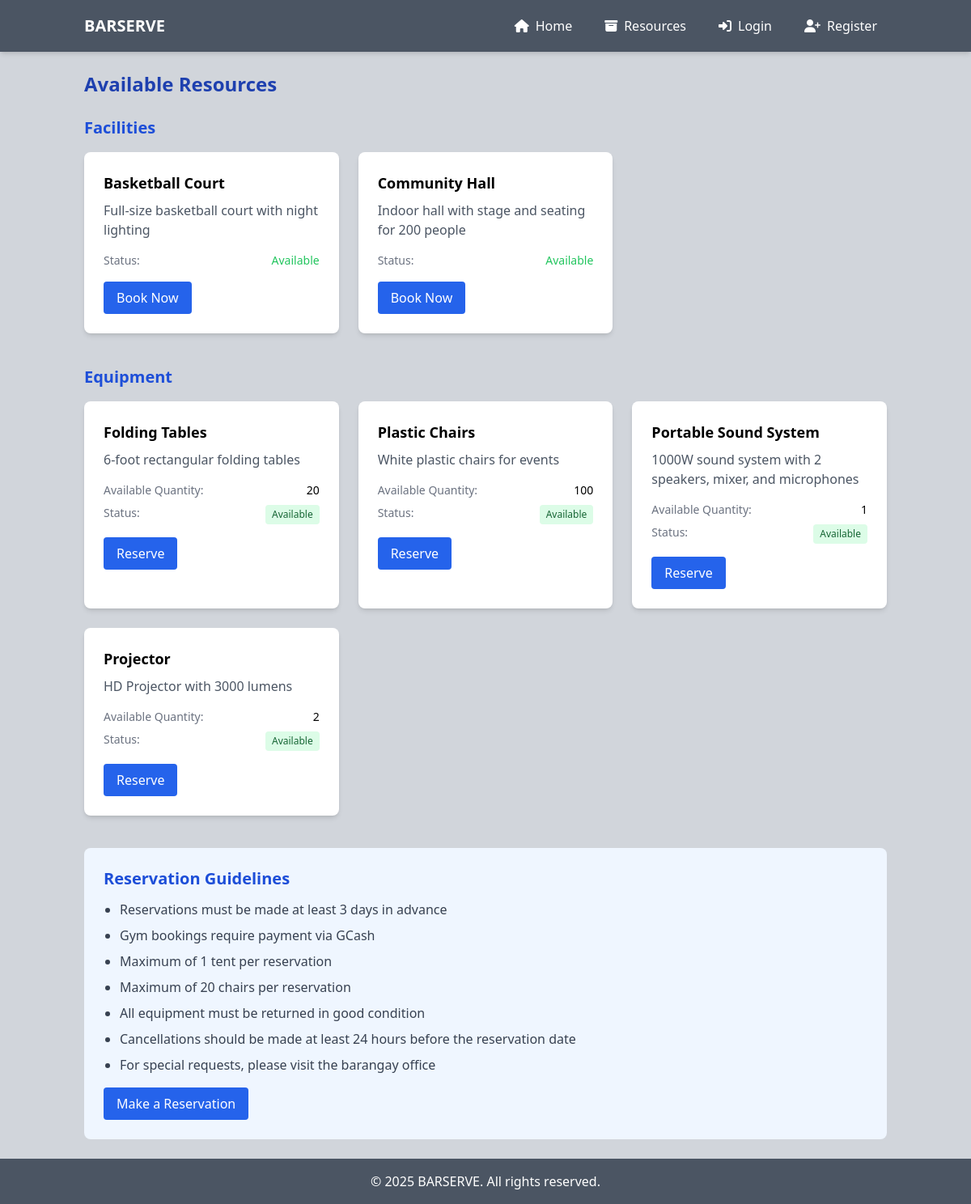
Page /index?page=resources on the earlier database version.
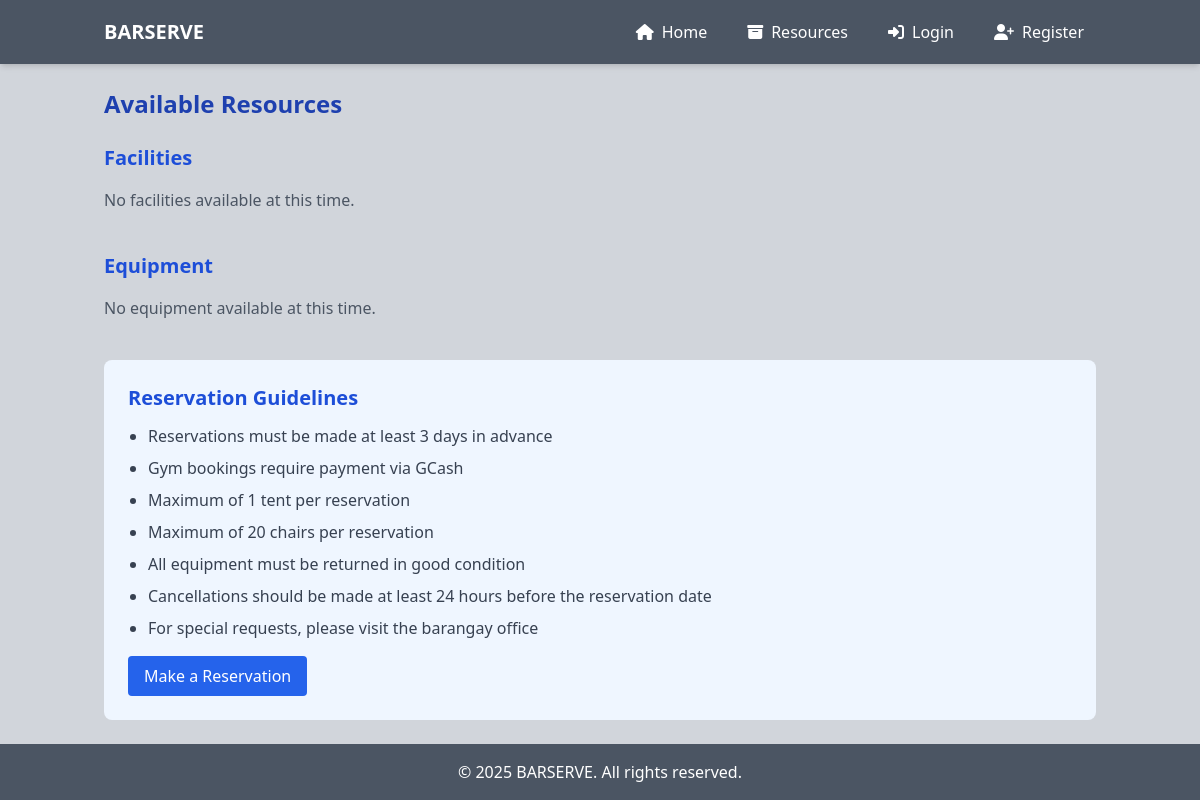
Same page on the later database version.
### tables this page shows
CREATE TABLE `resources` (
  `id` int(11) NOT NULL,
  `name` varchar(100) NOT NULL,
  `description` text NOT NULL,
  `category` enum('facility','equipment') NOT NULL,
  `quantity` int(11) NOT NULL DEFAULT 1,
  `status` enum('active','inactive') NOT NULL DEFAULT 'active',
  `availability` enum('available','reserved','maintenance') NOT NULL DEFAULT 'available',
  `requires_payment` tinyint(1) NOT NULL DEFAULT 0,
  `payment_amount` decimal(10,2) DEFAULT NULL,
  `created_at` datetime NOT NULL DEFAULT current_timestamp(),
  `updated_at` datetime NOT NULL DEFAULT current_timestamp() ON UPDATE current_timestamp(),
  `image` varchar(255) NOT NULL
);

### includes/functions.php (called while the page is built, shortened)
<?php
function isLoggedIn() {
    return isset($_SESSION['user_id']);
}
?>

### pages/resources.php (the view, shortened to what this page needs)
<?php
try {
    $stmt = $db->prepare("
        SELECT r.*,
            CASE
                WHEN r.category = 'equipment' THEN
                    r.quantity - IFNULL((
                        SELECT SUM(ri.quantity)
                        FROM reservation_items ri
                        JOIN reservations res ON ri.reservation_id = res.id
                        WHERE ri.resource_id = r.id AND res.status IN ('pending', 'approved', 'for_delivery', 'for_pickup')
                    ), 0)
                ELSE r.quantity
            END as available_quantity,
            CASE
                WHEN r.category = 'facility' THEN
                    (SELECT COUNT(*)
                    FROM reservation_items ri
                    JOIN reservations res ON ri.reservation_id = res.id
                    WHERE ri.resource_id = r.id AND res.status = 'pending')
                ELSE 0
            END as has_pending_reservations,
            CASE
                WHEN r.category = 'facility' THEN
                    (SELECT COUNT(*)
                    FROM reservation_items ri
                    JOIN reservations res ON ri.reservation_id = res.id
                    WHERE ri.resource_id = r.id AND res.status = 'approved')
                ELSE 0
            END as has_approved_reservations
        FROM resources r
        WHERE r.status = 'active'
        ORDER BY r.category, r.name
    ");
    $stmt->execute();
    $resources = $stmt->fetchAll();
    $facilities = [];
    $equipment = [];
    foreach ($resources as $resource) {
        if ($resource['category'] === 'facility') {
            $facilities[] = $resource;
        } else {
            $equipment[] = $resource;
        }
    }
} catch (PDOException $e) {
    echo "Error: " . $e->getMessage();
}
?>
<div class="max-w-6xl mx-auto">
    <h1 class="text-2xl font-bold text-blue-800 mb-6">Available Resources</h1>
    <div class="mb-10">
        <h2 class="text-xl font-semibold text-blue-700 mb-4">Facilities</h2>
        <?php if (empty($facilities)): ?>
            <p class="text-gray-600">No facilities available at this time.</p>
        <?php else: ?>
            <div class="grid grid-cols-1 md:grid-cols-2 lg:grid-cols-3 gap-6">
                <?php foreach ($facilities as $facility): ?>
                    <?php
                    $statusText = ucfirst($facility['availability']);
                    $statusColor = 'text-green-500';
                    $facilityAvailable = true;
                    ?>
                    <div class="bg-white rounded-lg shadow-md overflow-hidden hover:shadow-lg transition duration-300">
                        <div class="p-6">
                            <h3 class="text-lg font-semibold mb-2"><?php echo $facility['name']; ?></h3>
                            <p class="text-gray-600 mb-4"><?php echo $facility['description']; ?></p>
                            <div class="flex justify-between text-sm mb-3">
                                <span class="text-gray-500">Status:</span>
                                <span class="<?php echo $statusColor; ?> font-medium">
                                    <?php echo $statusText; ?>
                                </span>
                            </div>
                            <div class="mt-4">
                                <?php if ($facilityAvailable): ?>
                                    <a href="index.php?page=reservation&resource_id=<?php echo $facility['id']; ?>" class="inline-block px-4 py-2 bg-blue-600 text-white rounded hover:bg-blue-700 transition duration-300">Book Now</a>
                                <?php else: ?>
                                    <button disabled class="inline-block px-4 py-2 bg-gray-300 text-gray-600 rounded cursor-not-allowed">Currently Unavailable</button>
                                <?php endif; ?>
                            </div>
                        </div>
                    </div>
                <?php endforeach; ?>
            </div>
        <?php endif; ?>
    </div>
    <div class="mb-10">
        <h2 class="text-xl font-semibold text-blue-700 mb-4">Equipment</h2>
        <?php if (empty($equipment)): ?>
            <p class="text-gray-600">No equipment available at this time.</p>
        <?php else: ?>
            <div class="grid grid-cols-1 md:grid-cols-2 lg:grid-cols-3 gap-6">
                <?php foreach ($equipment as $item): ?>
                    <div class="bg-white rounded-lg shadow-md overflow-hidden hover:shadow-lg transition duration-300">
                        <div class="p-6">
                            <h3 class="text-lg font-semibold mb-2"><?php echo $item['name']; ?></h3>
                            <p class="text-gray-600 mb-4"><?php echo $item['description']; ?></p>
                            <div class="flex justify-between text-sm mb-2">
                                <span class="text-gray-500">Available Quantity:</span>
                                <span class="font-medium"><?php echo $item['available_quantity']; ?></span>
                            </div>
                            <div class="flex justify-between text-sm mb-3">
                                <span class="text-gray-500">Status:</span>
                                <span class="inline-block px-2 py-1 rounded text-xs font-medium
                                    <?php echo $item['availability'] === 'available' ? 'bg-green-100 text-green-800' : ($item['availability'] === 'reserved' ? 'bg-orange-100 text-orange-800' : 'bg-red-100 text-red-800'); ?>">
                                    <?php echo ucfirst($item['availability']); ?>
                                </span>
                            </div>
                            <div class="mt-4">
                                <?php if ($item['availability'] === 'available' && $item['available_quantity'] > 0): ?>
                                    <a href="index.php?page=reservation&resource_id=<?php echo $item['id']; ?>" class="inline-block px-4 py-2 bg-blue-600 text-white rounded hover:bg-blue-700 transition duration-300">Reserve</a>
                                <?php else: ?>
                                    <button disabled class="inline-block px-4 py-2 bg-gray-300 text-gray-600 rounded cursor-not-allowed">Unavailable</button>
                                <?php endif; ?>
                            </div>
                        </div>
                    </div>
                <?php endforeach; ?>
            </div>
        <?php endif; ?>
    </div>
    <div class="bg-blue-50 rounded-lg p-6">
        <h2 class="text-xl font-semibold text-blue-700 mb-3">Reservation Guidelines</h2>
        <ul class="list-disc pl-5 text-gray-700 space-y-2">
            <li>Reservations must be made at least 3 days in advance</li>
            <li>Gym bookings require payment via GCash</li>
            <li>Maximum of 1 tent per reservation</li>
            <li>Maximum of 20 chairs per reservation</li>
            <li>All equipment must be returned in good condition</li>
            <li>Cancellations should be made at least 24 hours before the reservation date</li>
            <li>For special requests, please visit the barangay office</li>
        </ul>
        <div class="mt-4">
            <a href="index.php?page=reservation" class="inline-block px-4 py-2 bg-blue-600 text-white rounded hover:bg-blue-700 transition duration-300">Make a Reservation</a>
        </div>
    </div>
</div>

### includes/header.php (shortened to what this page needs)
<!DOCTYPE html>
<html lang="en">
<head>
    <script src="js/tailwind.js"></script>
    <link rel="stylesheet" href="includes/css/all.min.css">
</head>
<body class="bg-gray-300 flex flex-col min-h-screen">
    <header class="bg-gray-600 text-white shadow-md">
        <div class="container mx-auto px-4 py-3">
            <div class="flex justify-between items-center">
                <?php if (isLoggedIn()): ?>
                    <?php if (isAdmin()): ?>
                        <a href="index?page=admin" class="text-xl font-bold">BARSERVE - Admin</a>
                    <?php else: ?>
                        <a href="index?page=dashboard" class="text-xl font-bold">BARSERVE</a>
                    <?php endif; ?>
                <?php else: ?>
                    <a href="index" class="text-xl font-bold">BARSERVE</a>
                <?php endif; ?>
                <nav class="hidden md:flex space-x-4">
                    <?php if (!isLoggedIn()): ?>
                    <a href="index" class="hover:bg-gray-700 px-3 py-2 rounded transition duration-200 flex items-center gap-2"><i class="fas fa-home"></i> Home</a>
                    <?php endif; ?>
                    <?php if (isLoggedIn() && isAdmin()): ?>
                        <a href="index?page=admin&section=resources" class="hover:bg-gray-700 px-3 py-2 rounded transition duration-200 flex items-center gap-2"><i class="fas fa-box-archive"></i> Resources</a>
                    <?php else: ?>
                        <a href="index?page=resources" class="hover:bg-gray-700 px-3 py-2 rounded transition duration-200 flex items-center gap-2"><i class="fas fa-box-archive"></i> Resources</a>
                    <?php endif; ?>
                    <?php if (isLoggedIn()): ?>
                        <?php if (!isAdmin()): ?>
                            <a href="index?page=reservation" class="hover:bg-gray-700 px-3 py-2 rounded transition duration-200 flex items-center gap-2"><i class="fas fa-calendar-plus"></i> Make Reservation</a>
                            <a href="index?page=dashboard" class="hover:bg-gray-700 px-3 py-2 rounded transition duration-200 flex items-center gap-2"><i class="fas fa-gauge-high"></i> My Dashboard</a>
                        <?php endif; ?>
                        <?php if (isAdmin()): ?>
                            <a href="index?page=admin" class="hover:bg-gray-700 px-3 py-2 rounded transition duration-200 flex items-center gap-2"><i class="fas fa-user-shield"></i> Admin Panel</a>
                        <?php endif; ?>
                        <div class="notification-dropdown" id="notificationDropdown">
                            <button onclick="toggleNotifications()" class="hover:bg-gray-700 px-3 py-2 rounded transition duration-200 flex items-center gap-2">
                                <i class="fas fa-bell"></i> Notifications
                                <span id="notificationCount" class="notification-badge hidden"></span>
                            </button>
                            <div id="notificationsMenu" class="dropdown-menu hidden notification-menu">
                                <div class="notification-header py-2 px-4 bg-gray-100 flex justify-between items-center">
                                    <h3 class="font-medium text-gray-700">Notifications</h3>
                                    <button onclick="clearAllNotifications()" class="text-xs text-blue-600 hover:text-blue-800">Clear all</button>
                                </div>
                                <div id="notificationsList" class="max-h-80 overflow-y-auto">
                                    <div class="notification-loading p-4 text-center text-gray-500">
                                        <i class="fas fa-spinner fa-spin mr-2"></i> Loading...
                                    </div>
                                </div>
                                <div class="notification-footer py-2 px-4 bg-gray-100 text-center border-t border-gray-200">
                                </div>
                            </div>
                        </div>
                        <div class="user-dropdown">
                            <button onclick="this.nextElementSibling.classList.toggle('hidden')" class="hover:bg-gray-700 px-3 py-2 rounded transition duration-200 focus:outline-none flex items-center gap-2">
                                <i class="fas fa-user"></i> <?php echo htmlspecialchars($_SESSION['user_name']); ?>
                            </button>
                            <div class="dropdown-menu hidden">
                                <a href="index?page=edit_profile" class="dropdown-item flex items-center gap-2"><i class="fas fa-user-pen"></i> Edit Profile</a>
                                <?php if (!isAdmin()): ?>
                                    <a href="index?page=feedback" class="dropdown-item flex items-center gap-2"><i class="fas fa-comment-dots"></i> Send Feedback</a>
                                <?php endif; ?>
                                <div class="dropdown-divider"></div>
                                <a href="includes/logout" class="dropdown-item flex items-center gap-2"><i class="fas fa-right-from-bracket"></i> Logout</a>
                            </div>
                        </div>
                    <?php else: ?>
                        <a href="index?page=login" class="hover:bg-gray-700 px-3 py-2 rounded transition duration-200 flex items-center gap-2"><i class="fas fa-right-to-bracket"></i> Login</a>
                        <a href="index?page=register" class="hover:bg-gray-700 px-3 py-2 rounded transition duration-200 flex items-center gap-2"><i class="fas fa-user-plus"></i> Register</a>
                    <?php endif; ?>
                </nav>
            </div>
        </div>
    </header>
    <main class="container mx-auto px-4 py-6">

### index.php (shortened to what this page needs)
<?php
require_once 'config/database.php';
require_once 'includes/functions.php';
$page = isset($_GET['page']) ? $_GET['page'] : 'home';
include 'includes/header.php';
switch ($page) {
    case 'resources':
        include 'pages/resources.php';
        break;
}
include 'includes/footer.php';
?>

### includes/footer.php (shortened to what this page needs)
</main>
    <footer class="bg-gray-600 text-white py-4 mt-auto">
        <div class="container mx-auto px-4">
            <div class="text-center">
                <p>&copy; <?php echo date('Y'); ?> BARSERVE. All rights reserved.</p>
            </div>
        </div>
    </footer>
</body>
</html>

### includes/header.php (style rules this page uses)
html { height: 100%; }
body { display: flex; flex-direction: column; min-height: 100vh; }
main { flex: 1; }

Differences in the rows shown:
removed resources: name "Basketball Court", description "Full-size basketball court with night lighting", availability "Available", shown under "Facilities"
removed resources: name "Community Hall", description "Indoor hall with stage and seating for 200 people", availability "Available", shown under "Facilities"
removed resources: name "Folding Tables", description "6-foot rectangular folding tables", available_quantity "20", availability "Available", shown under "Equipment"
removed resources: name "Plastic Chairs", description "White plastic chairs for events", available_quantity "100", availability "Available", shown under "Equipment"
removed resources: name "Portable Sound System", description "1000W sound system with 2 speakers, mixer, and microphones", available_quantity "1", availability "Available", shown under "Equipment"
removed resources: name "Projector", description "HD Projector with 3000 lumens", available_quantity "2", availability "Available", shown under "Equipment"
Other differences:
text now shown: "No facilities available at this time. No equipment available at this time."
